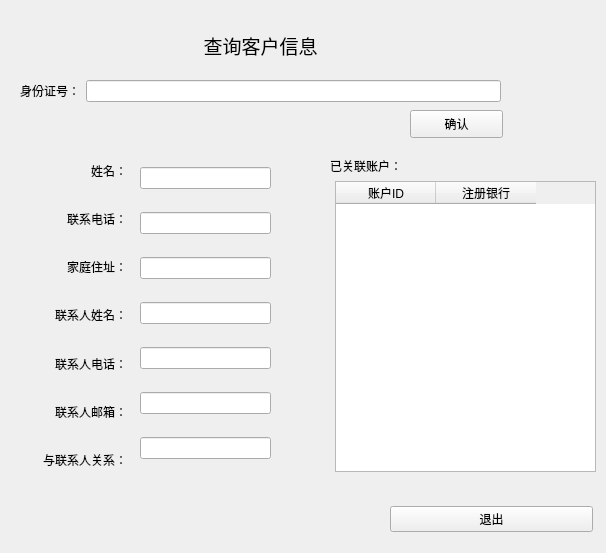
<?xml version="1.0" encoding="UTF-8"?>
<ui version="4.0">
 <class>Form</class>
 <widget class="QWidget" name="Form">
  <property name="geometry">
   <rect>
    <x>0</x>
    <y>0</y>
    <width>606</width>
    <height>553</height>
   </rect>
  </property>
  <property name="windowTitle">
   <string>Form</string>
  </property>
  <widget class="QWidget" name="layoutWidget">
   <property name="geometry">
    <rect>
     <x>20</x>
     <y>80</y>
     <width>481</width>
     <height>23</height>
    </rect>
   </property>
   <layout class="QHBoxLayout" name="horizontalLayout_3">
    <item>
     <widget class="QLabel" name="label_11">
      <property name="text">
       <string>&lt;html&gt;&lt;head/&gt;&lt;body&gt;&lt;p align=&quot;right&quot;&gt;&lt;span style=&quot; color:#000000;&quot;&gt;身份证号：&lt;/span&gt;&lt;/p&gt;&lt;/body&gt;&lt;/html&gt;</string>
      </property>
     </widget>
    </item>
    <item>
     <widget class="QLineEdit" name="lineEdit_9">
      <property name="text">
       <string/>
      </property>
      <property name="readOnly">
       <bool>false</bool>
      </property>
     </widget>
    </item>
   </layout>
  </widget>
  <widget class="QPushButton" name="pushButton_5">
   <property name="geometry">
    <rect>
     <x>410</x>
     <y>110</y>
     <width>93</width>
     <height>28</height>
    </rect>
   </property>
   <property name="text">
    <string>确认</string>
   </property>
  </widget>
  <widget class="QWidget" name="layoutWidget_2">
   <property name="geometry">
    <rect>
     <x>140</x>
     <y>150</y>
     <width>131</width>
     <height>331</height>
    </rect>
   </property>
   <layout class="QVBoxLayout" name="verticalLayout_3">
    <item>
     <widget class="QLineEdit" name="lineEdit_10">
      <property name="text">
       <string/>
      </property>
      <property name="readOnly">
       <bool>true</bool>
      </property>
     </widget>
    </item>
    <item>
     <widget class="QLineEdit" name="lineEdit_11">
      <property name="text">
       <string/>
      </property>
      <property name="readOnly">
       <bool>true</bool>
      </property>
     </widget>
    </item>
    <item>
     <widget class="QLineEdit" name="lineEdit_12">
      <property name="text">
       <string/>
      </property>
      <property name="readOnly">
       <bool>true</bool>
      </property>
     </widget>
    </item>
    <item>
     <widget class="QLineEdit" name="lineEdit_13">
      <property name="text">
       <string/>
      </property>
      <property name="readOnly">
       <bool>true</bool>
      </property>
     </widget>
    </item>
    <item>
     <widget class="QLineEdit" name="lineEdit_14">
      <property name="text">
       <string/>
      </property>
      <property name="readOnly">
       <bool>true</bool>
      </property>
     </widget>
    </item>
    <item>
     <widget class="QLineEdit" name="lineEdit_15">
      <property name="text">
       <string/>
      </property>
      <property name="readOnly">
       <bool>true</bool>
      </property>
     </widget>
    </item>
    <item>
     <widget class="QLineEdit" name="lineEdit_16">
      <property name="text">
       <string/>
      </property>
      <property name="readOnly">
       <bool>true</bool>
      </property>
     </widget>
    </item>
   </layout>
  </widget>
  <widget class="QWidget" name="layoutWidget_3">
   <property name="geometry">
    <rect>
     <x>20</x>
     <y>150</y>
     <width>107</width>
     <height>331</height>
    </rect>
   </property>
   <layout class="QVBoxLayout" name="verticalLayout_4">
    <item>
     <widget class="QLabel" name="label_12">
      <property name="text">
       <string>&lt;html&gt;&lt;head/&gt;&lt;body&gt;&lt;p align=&quot;right&quot;&gt;&lt;span style=&quot; color:#000000;&quot;&gt;姓名：&lt;/span&gt;&lt;/p&gt;&lt;/body&gt;&lt;/html&gt;</string>
      </property>
     </widget>
    </item>
    <item>
     <widget class="QLabel" name="label_13">
      <property name="text">
       <string>&lt;html&gt;&lt;head/&gt;&lt;body&gt;&lt;p align=&quot;right&quot;&gt;&lt;span style=&quot; color:#000000;&quot;&gt;联系电话：&lt;/span&gt;&lt;/p&gt;&lt;/body&gt;&lt;/html&gt;</string>
      </property>
     </widget>
    </item>
    <item>
     <widget class="QLabel" name="label_14">
      <property name="text">
       <string>&lt;html&gt;&lt;head/&gt;&lt;body&gt;&lt;p align=&quot;right&quot;&gt;家庭住址：&lt;/p&gt;&lt;/body&gt;&lt;/html&gt;</string>
      </property>
     </widget>
    </item>
    <item>
     <widget class="QLabel" name="label_15">
      <property name="text">
       <string>&lt;html&gt;&lt;head/&gt;&lt;body&gt;&lt;p align=&quot;right&quot;&gt;联系人姓名：&lt;/p&gt;&lt;/body&gt;&lt;/html&gt;</string>
      </property>
     </widget>
    </item>
    <item>
     <widget class="QLabel" name="label_16">
      <property name="text">
       <string>&lt;html&gt;&lt;head/&gt;&lt;body&gt;&lt;p align=&quot;right&quot;&gt;联系人电话：&lt;/p&gt;&lt;/body&gt;&lt;/html&gt;</string>
      </property>
     </widget>
    </item>
    <item>
     <widget class="QLabel" name="label_17">
      <property name="text">
       <string>&lt;html&gt;&lt;head/&gt;&lt;body&gt;&lt;p align=&quot;right&quot;&gt;联系人邮箱：&lt;/p&gt;&lt;/body&gt;&lt;/html&gt;</string>
      </property>
     </widget>
    </item>
    <item>
     <widget class="QLabel" name="label_18">
      <property name="text">
       <string>&lt;html&gt;&lt;head/&gt;&lt;body&gt;&lt;p align=&quot;right&quot;&gt;与联系人关系：&lt;/p&gt;&lt;/body&gt;&lt;/html&gt;</string>
      </property>
     </widget>
    </item>
   </layout>
  </widget>
  <widget class="QWidget" name="layoutWidget_4">
   <property name="geometry">
    <rect>
     <x>390</x>
     <y>500</y>
     <width>203</width>
     <height>39</height>
    </rect>
   </property>
   <layout class="QHBoxLayout" name="horizontalLayout_2">
    <item>
     <widget class="QPushButton" name="pushButton_4">
      <property name="text">
       <string>退出</string>
      </property>
     </widget>
    </item>
   </layout>
  </widget>
  <widget class="QLabel" name="label">
   <property name="geometry">
    <rect>
     <x>160</x>
     <y>20</y>
     <width>201</width>
     <height>51</height>
    </rect>
   </property>
   <property name="text">
    <string>&lt;html&gt;&lt;head/&gt;&lt;body&gt;&lt;p align=&quot;center&quot;&gt;&lt;span style=&quot; font-size:14pt;&quot;&gt;查询客户信息&lt;/span&gt;&lt;/p&gt;&lt;/body&gt;&lt;/html&gt;</string>
   </property>
  </widget>
  <widget class="QLabel" name="label_2">
   <property name="geometry">
    <rect>
     <x>330</x>
     <y>150</y>
     <width>101</width>
     <height>31</height>
    </rect>
   </property>
   <property name="text">
    <string>已关联账户：</string>
   </property>
  </widget>
  <widget class="QTableWidget" name="tableWidget">
   <property name="geometry">
    <rect>
     <x>335</x>
     <y>181</y>
     <width>261</width>
     <height>291</height>
    </rect>
   </property>
   <column>
    <property name="text">
     <string>账户ID</string>
    </property>
   </column>
   <column>
    <property name="text">
     <string>注册银行</string>
    </property>
   </column>
  </widget>
 </widget>
 <resources/>
 <connections>
  <connection>
   <sender>pushButton_4</sender>
   <signal>clicked()</signal>
   <receiver>Form</receiver>
   <slot>close()</slot>
   <hints>
    <hint type="sourcelabel">
     <x>402</x>
     <y>542</y>
    </hint>
    <hint type="destinationlabel">
     <x>403</x>
     <y>566</y>
    </hint>
   </hints>
  </connection>
 </connections>
</ui>
